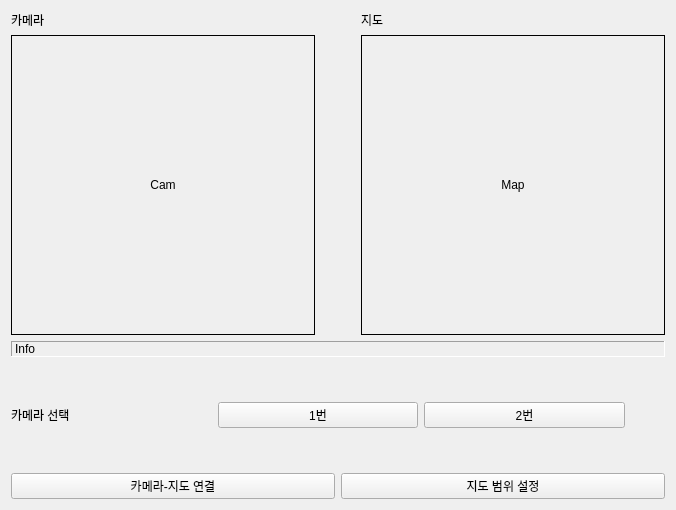
<?xml version="1.0" encoding="UTF-8"?>
<ui version="4.0">
 <class>Tab3Mapping</class>
 <widget class="QWidget" name="Tab3Mapping">
  <property name="geometry">
   <rect>
    <x>0</x>
    <y>0</y>
    <width>676</width>
    <height>510</height>
   </rect>
  </property>
  <property name="windowTitle">
   <string>Form</string>
  </property>
  <layout class="QVBoxLayout" name="verticalLayout_3">
   <item>
    <layout class="QHBoxLayout" name="horizontalLayout">
     <item>
      <layout class="QVBoxLayout" name="verticalLayout">
       <item>
        <widget class="QLabel" name="label">
         <property name="text">
          <string>카메라</string>
         </property>
        </widget>
       </item>
       <item>
        <widget class="QLabel" name="labelCamView">
         <property name="minimumSize">
          <size>
           <width>300</width>
           <height>300</height>
          </size>
         </property>
         <property name="frameShape">
          <enum>QFrame::Box</enum>
         </property>
         <property name="frameShadow">
          <enum>QFrame::Plain</enum>
         </property>
         <property name="text">
          <string>Cam</string>
         </property>
         <property name="alignment">
          <set>Qt::AlignCenter</set>
         </property>
        </widget>
       </item>
      </layout>
     </item>
     <item>
      <spacer name="horizontalSpacer">
       <property name="orientation">
        <enum>Qt::Vertical</enum>
       </property>
       <property name="sizeHint" stdset="0">
        <size>
         <width>40</width>
         <height>20</height>
        </size>
       </property>
      </spacer>
     </item>
     <item>
      <layout class="QVBoxLayout" name="verticalLayout_2">
       <item>
        <widget class="QLabel" name="label_2">
         <property name="minimumSize">
          <size>
           <width>0</width>
           <height>0</height>
          </size>
         </property>
         <property name="text">
          <string>지도</string>
         </property>
        </widget>
       </item>
       <item>
        <widget class="QLabel" name="labelMapView">
         <property name="minimumSize">
          <size>
           <width>300</width>
           <height>300</height>
          </size>
         </property>
         <property name="frameShape">
          <enum>QFrame::Box</enum>
         </property>
         <property name="frameShadow">
          <enum>QFrame::Plain</enum>
         </property>
         <property name="text">
          <string>Map</string>
         </property>
         <property name="alignment">
          <set>Qt::AlignCenter</set>
         </property>
        </widget>
       </item>
      </layout>
     </item>
    </layout>
   </item>
   <item>
    <widget class="QLabel" name="labelInfoText">
     <property name="frameShape">
      <enum>QFrame::Panel</enum>
     </property>
     <property name="frameShadow">
      <enum>QFrame::Sunken</enum>
     </property>
     <property name="text">
      <string>Info</string>
     </property>
    </widget>
   </item>
   <item>
    <layout class="QHBoxLayout" name="horizontalLayout_2">
     <item>
      <widget class="QLabel" name="label_3">
       <property name="text">
        <string>카메라 선택</string>
       </property>
      </widget>
     </item>
     <item>
      <widget class="QPushButton" name="btnCam1Select">
       <property name="text">
        <string>1번</string>
       </property>
      </widget>
     </item>
     <item>
      <widget class="QPushButton" name="btnCam2Select">
       <property name="enabled">
        <bool>true</bool>
       </property>
       <property name="text">
        <string>2번</string>
       </property>
      </widget>
     </item>
     <item>
      <spacer name="horizontalSpacer_2">
       <property name="orientation">
        <enum>Qt::Vertical</enum>
       </property>
       <property name="sizeHint" stdset="0">
        <size>
         <width>40</width>
         <height>20</height>
        </size>
       </property>
      </spacer>
     </item>
    </layout>
   </item>
   <item>
    <layout class="QHBoxLayout" name="horizontalLayout_3">
     <item>
      <widget class="QPushButton" name="btnCamMapConnect">
       <property name="text">
        <string>카메라-지도 연결</string>
       </property>
       <property name="checkable">
        <bool>true</bool>
       </property>
      </widget>
     </item>
     <item>
      <widget class="QPushButton" name="btnMapAreaSet">
       <property name="text">
        <string>지도 범위 설정</string>
       </property>
       <property name="checkable">
        <bool>true</bool>
       </property>
      </widget>
     </item>
    </layout>
   </item>
  </layout>
 </widget>
 <resources/>
 <connections/>
</ui>
